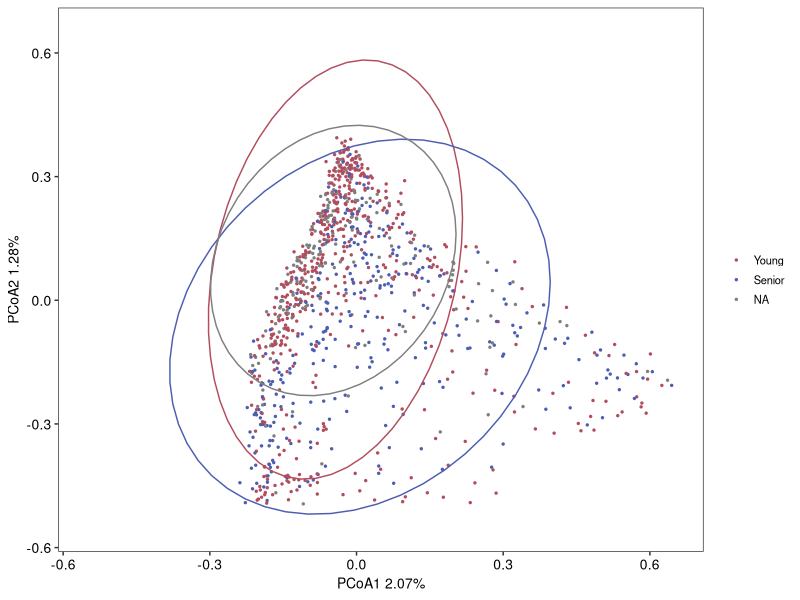

The R script that drew this image:
library(dplyr)
library(ggplot2)
library(vegan)
library(ape)

abundance_whole <- read.csv('../data_jiangsu_and_sichuan/abundance_whole.csv')[ ,-1]
meta_whole <- read.csv('../data_jiangsu_and_sichuan/metadata_whole.csv')

meta_no_cent <- meta_whole %>%
                mutate(Env = replace(Env, Env =='Elder', 'Senior')) %>%
                filter(Env != 'Centenarian')

abundance_no_cent <- abundance_whole[meta_no_cent$X]

bray_dis <- vegdist(t(abundance_no_cent), method = 'bray')
pcoa_frame <- pcoa(bray_dis)
x_label<-round(pcoa_frame$values$Rel_corr_eig[1]*100,2)
y_label<-round(pcoa_frame$values$Rel_corr_eig[2]*100,2)
plot_frame <- data.frame(pcoa_frame$vectors)
meta_no_cent$Env <- factor(meta_no_cent$Env, levels = c('Young', 'Senior'))

PCoA_plot <- ggplot(plot_frame, aes(Axis.2, Axis.1, fill = meta_no_cent$Env, color = meta_no_cent$Env)) +
                geom_point(size=0.5) +
                stat_ellipse(show.legend = FALSE) +
                theme_bw() +
                scale_color_manual(values = c('#B24D5E', '#4D5EB2')) +
                xlim(-0.55, 0.65) +
                ylim(-0.55, 0.65) +
                xlab(paste0("PCoA1 ",x_label,"%")) +
                ylab(paste0("PCoA2 ",y_label,"%")) +
                theme(axis.text = element_text(size = 10, color = 'black'),
                        panel.grid.major = element_blank(), 
                        panel.grid.minor = element_blank(),
                        panel.background = element_blank(),
                        # legend.position = c(1.5, 1.5),
                        legend.key.size = unit(0.5, 'cm'),
                        legend.title = element_blank(),
                        text = element_text(size = 10))
ggsave('PCoA_plot.png', height = 70, width = 100, units = ('mm'))